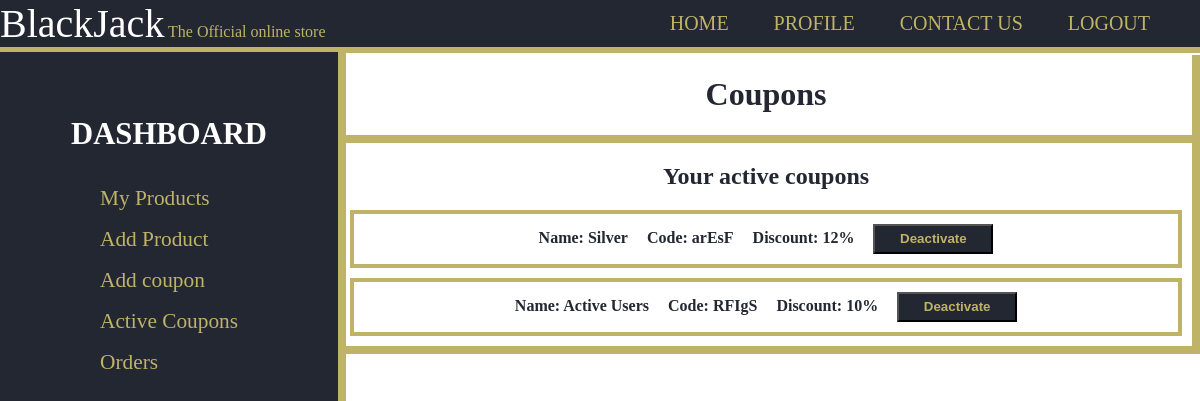
Page /shop/activecoupons/ (signed in) on the committed database.
### shop/models.py (models this page shows, shortened)
class Coupon(models.Model):
    name = models.CharField(max_length=30)
    code = models.CharField(max_length=25,unique=True)
    activated = models.BooleanField()
    discount = models.PositiveSmallIntegerField()
    shop = models.ForeignKey('shop.Shop',on_delete=models.CASCADE,null=True,blank=True)
    created = models.DateTimeField(auto_now=True)
    coupon_types = [('shop','shop'),('event','event'),('user','user')]
    coupon_type = models.CharField(max_length=5,choices=coupon_types,default='shop')

### shop/views.py (the view, shortened to what this page needs)
# urls.py: path('<str:shopname>/', views.index, name='shop'),
def index(request, shopname):
    try:
        if shopname=='addproduct':
            return addproduct(request)
        elif shopname=='activecoupons':
            return activecoupons(request)
        elif shopname=='orders':
            return orders(request)
    except Shop.DoesNotExist:
        return render(request,'shop/404.html')

### shop/views.py (called while the page is built)
@login_required
def activecoupons(request):
    if not request.user.shop:
        return render(request,'shop/not_a_seller.html')
    coupons=request.user.shop.coupons.all()
    return render(request,'shop/coupons.html',{
            'coupons':coupons
        })

### shop/templates/shop/coupons.html (shortened to what this page needs)
{% extends 'shop/layout.html' %}
{% block name %}Coupons{% endblock %}
{% block body %}
{% if coupons %}
<h2 style="text-align: center;">Your active coupons</h2>
    {% for coupon in coupons %}
    {% if coupon.activated%}
    <div class="coupon">
        <p style="display: inline; margin-right: 15px;">Name: {{coupon.name}}</p>
        <p style="display: inline; margin-right: 15px;">Code: {{coupon.code}}</p>
        <p style="display: inline; margin-right: 15px;">Discount: {{coupon.discount}}%</p>
        <button class="deactivate"><a href="{% url 'deactivatecoupon' coupon.code %}">Deactivate</a></button>
    </div>
    {% endif %}
    {% endfor %}
  {% else %}
  <div>
    <p style="font-size:2.5rem; text-align:center">You don't have active coupons</p>
</div>
  {% endif %}
  {% endblock %}

### shop/templates/shop/coupons.html (style rules this page uses)
.coupon { margin: 10px; border: #BFB367 4px solid; padding:10px; text-align:center; }
.deactivate { width:120px; height:30px; background-color :#232732; font-weight:bold; }
.deactivate a { color: #BFB367; text-decoration: none; }

### shop/templates/shop/layout.html (style rules this page uses)
body { margin:0px; }

### rows in the picture
Coupon: name "Silver", code "arEsF", discount "12"
Coupon: name "Active Users", code "RFIgS", discount "10"
